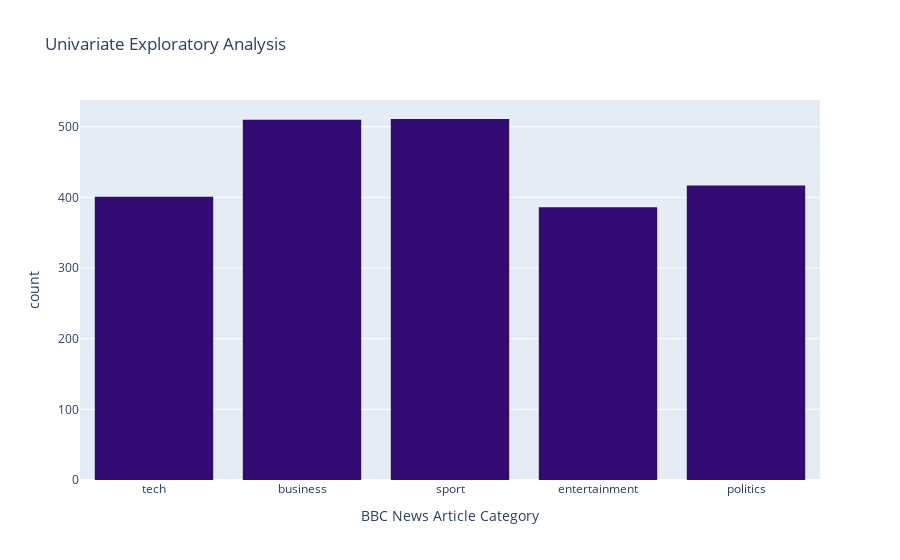

The code cell stored with this chart in its notebook:
### Code cell
# visualizing target variable, please note that the interactive graph won't show up in the static github page.
# to properly view the histogram, please open up the notebook using Jupyter in your local drive
fig = px.histogram(df, x="category", 
                   title='Univariate Exploratory Analysis',
                   labels={'category':'BBC News Article Category'},
                   color_discrete_sequence=['#330C73'])
fig.show()

### Figure 1 — Plotly figure (JSON) as saved in the notebook; plotly's stock layout.template omitted (floating-point values rounded to 4 significant figures; data arrays with more than 128 entries replaced by an {"elided": "..."} marker saying what was removed)
{"data": [{"alignmentgroup": "True", "bingroup": "x", "hovertemplate": "BBC News Article Category=%{x}<br>count=%{y}<extra></extra>", "legendgroup": "", "marker": {"color": "#330C73"}, "name": "", "offsetgroup": "", "orientation": "v", "showlegend": false, "type": "histogram", "x": {"elided": "2225 str values"}, "xaxis": "x", "yaxis": "y"}], "layout": {"barmode": "relative", "legend": {"tracegroupgap": 0}, "title": {"text": "Univariate Exploratory Analysis"}, "xaxis": {"anchor": "y", "domain": [0, 1], "title": {"text": "BBC News Article Category"}}, "yaxis": {"anchor": "x", "domain": [0, 1], "title": {"text": "count"}}}}
